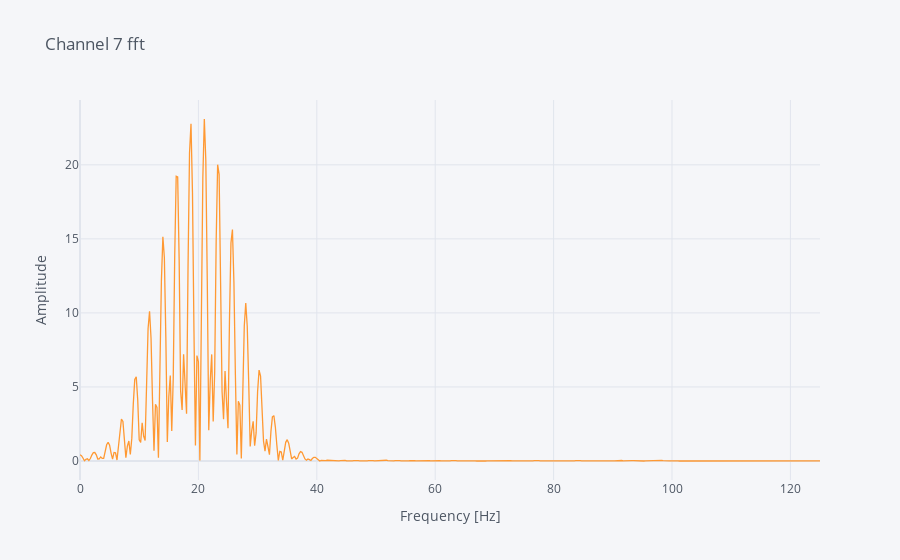

Notebook cell for this chart:
### Code cell
s_hat = fft(s, dt)
s_hat.abs().iplot(title=s_hat.name, xTitle=s_hat.index.name, yTitle="Amplitude")

### Figure 1 — Plotly figure (JSON) as saved in the notebook; plotly's stock layout.template omitted (floating-point values rounded to 4 significant figures; data arrays with more than 128 entries replaced by an {"elided": "..."} marker saying what was removed)
{"data": [{"line": {"color": "rgba(255, 153, 51, 1.0)", "dash": "solid", "shape": "linear", "width": 1.3}, "mode": "lines", "name": "Channel 7 fft", "text": "", "type": "scatter", "x": {"elided": "501 float values"}, "y": {"elided": "501 float values"}}], "layout": {"legend": {"bgcolor": "#F5F6F9", "font": {"color": "#4D5663"}}, "paper_bgcolor": "#F5F6F9", "plot_bgcolor": "#F5F6F9", "title": {"font": {"color": "#4D5663"}, "text": "Channel 7 fft"}, "xaxis": {"gridcolor": "#E1E5ED", "showgrid": true, "tickfont": {"color": "#4D5663"}, "title": {"font": {"color": "#4D5663"}, "text": "Frequency [Hz]"}, "zerolinecolor": "#E1E5ED"}, "yaxis": {"gridcolor": "#E1E5ED", "showgrid": true, "tickfont": {"color": "#4D5663"}, "title": {"font": {"color": "#4D5663"}, "text": "Amplitude"}, "zerolinecolor": "#E1E5ED"}}}
